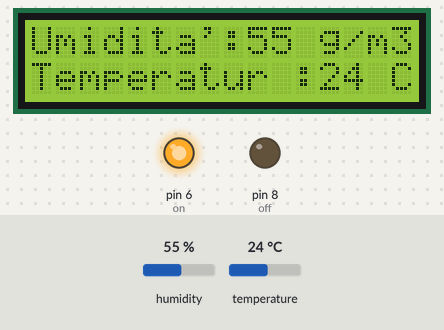
A sketch run on a simulated Arduino Uno, built with avr-gcc and run on an emulated ATmega328P. Parts: 16×2 character LCD, output pins drawn as LEDs (lit = HIGH). The inputs (shaded band) are chosen by the test bench; at power-on: temperature 24 °C, humidity 55 %. What the sketch prints to the serial monitor is not drawn.

Above: at 1.2 s.
1.3 s: temperature set to 26 °C
At 2.7 s:
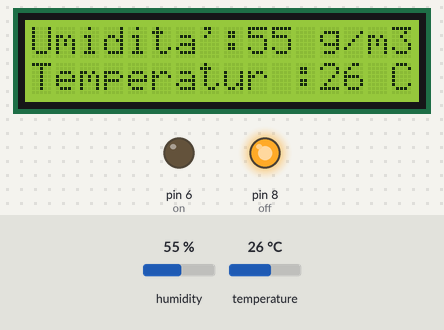
4.0 s: humidity set to 22 %
At 5.3 s:
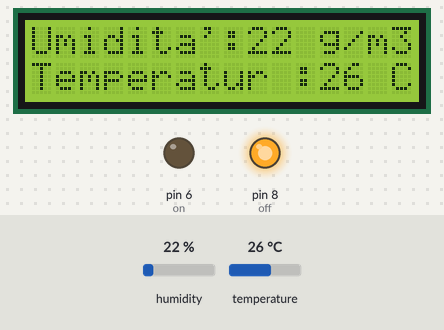
6.7 s: temperature set to 12 °C
At 9.2 s:
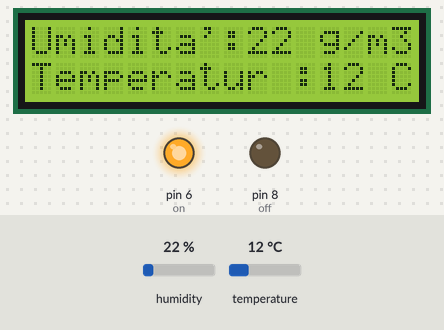
9.7 s: humidity set to 40 %
At 10.6 s:
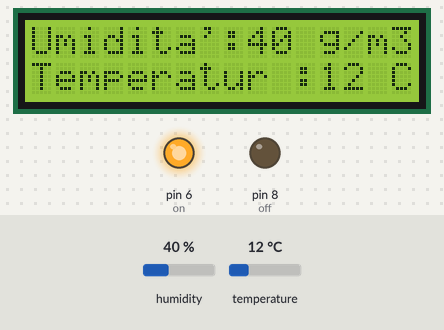
Timing chart, 0 to 12.7 s (numbered marks = the images above; inputs shaded):
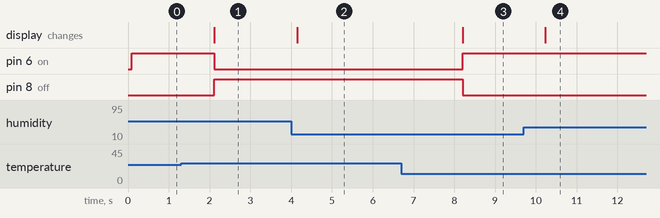

The sketch:

MY_CALDAIA.ino
```cpp
#include <LiquidCrystal.h>
#include <DHT.h>

int umi, temp;
#define Sens 13
#define on 6
#define off 8

#define DHTTYPE DHT11
LiquidCrystal lcd(12, 11, 5, 4, 3, 2);
DHT dht (Sens, DHTTYPE);

void setup()
{
  Serial.begin(9600);
  lcd.begin(16, 2);
  lcd.print("Umidita':");
  lcd.setCursor(0, 1);
  lcd.print("Temperatura:");
  pinMode (on, OUTPUT);
  pinMode (off, OUTPUT);
  dht.begin();
}

void loop()
{
  umi=dht.readHumidity();
  temp=dht.readTemperature();
  Serial.print(temp);
  if (umi<10) {
    lcd.setCursor(10, 0);
    lcd.print ("  ");
  }
  else if (umi<100) {
    lcd.setCursor(10, 0);
    lcd.print (" ");
  }
  if (temp<10) {
    lcd.setCursor(10, 1);
    lcd.print ("  ");
  }
  else if (temp<100) {
    lcd.setCursor(10, 1);
    lcd.print (" ");
  }
  lcd.setCursor(9, 0);
  lcd.print(umi);
  lcd.setCursor (12, 0);
  lcd.print("g/m3");
  lcd.setCursor (12, 1);
  lcd.print(temp);
  lcd.setCursor (15, 1);
  lcd.print("C");
  if (temp<25) {
    digitalWrite(on, HIGH);
    digitalWrite(off, LOW);
  }
  else {
    digitalWrite(off, HIGH);
    digitalWrite(on, LOW);
  }
  delay(1000);
}
```

Measured:
- the behaviour switches between 24 and 25 °C on temperature (found by bisection; images 0 and 1)
- after the input at 1.3 s, pin 6 (on): HIGH → LOW after 0.82 s; pin 8 (off): LOW → HIGH after 0.82 s; the display: changes after 0.82 s (image 1)
- after the input at 4.0 s, the display: changes after 0.15 s (image 2)
- after the input at 6.7 s, pin 6 (on): LOW → HIGH after 1.5 s; pin 8 (off): HIGH → LOW after 1.5 s; the display: changes after 1.5 s (image 3)
- after the input at 9.7 s, the display: changes after 0.53 s (image 4)
